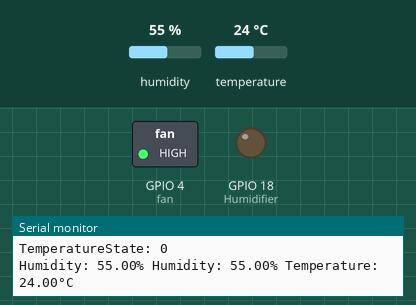
Simulated run of this sketch. Board: ESP32. On the bench: switched loads named in the sketch (green lamp = pin HIGH), output pins drawn as LEDs (lit = HIGH), the last lines printed to the serial monitor. Inputs (shaded band) come from the test bench; at power-on: humidity 55 %, temperature 24 °C. WiFi joins after 1.5 s; servers stay silent unless stated.

Above: at 9.3 s.
9.4 s: humidity set to 83 %
15.5 s: humidity set to 86 %
At 17.4 s:
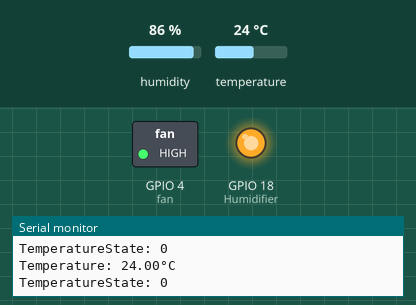
21.6 s: temperature set to 24 °C
27.7 s: temperature set to 27 °C
At 29.9 s:
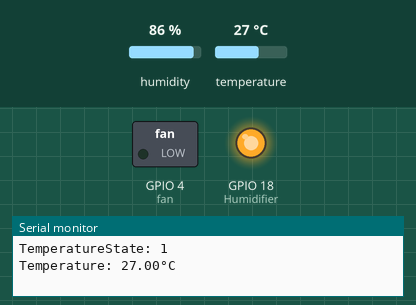
30.2 s: humidity set to 82 %
36.3 s: humidity set to 78 %
At 38.6 s:
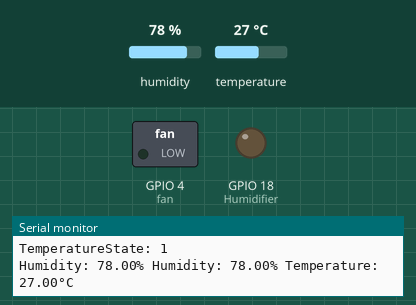
Timing chart, 0 to 40.1 s (numbered marks = the images above; inputs shaded):
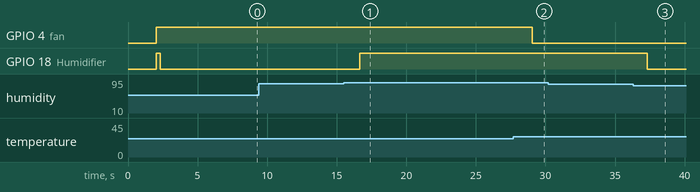

Measured:
- the behaviour switches between 84 and 85 % on humidity (found by bisection; images 0 and 1)
- the behaviour switches between 25 and 26 °C on temperature (found by bisection; images 1 and 2)
- the behaviour switches between 81 and 80 % on humidity (found by bisection; images 2 and 3)
- after the input at 15.5 s, GPIO 18 (Humidifier): LOW → HIGH after 1.2 s
- after the input at 27.7 s, GPIO 4 (fan): HIGH → LOW after 1.3 s
- after the input at 36.3 s, GPIO 18 (Humidifier): HIGH → LOW after 1.0 s

The sketch:

Smart_Greenhouse_Controller.ino
```cpp
#include <WiFi.h>
#include <WiFiClient.h>
#include <WebServer.h>
#include <ESPmDNS.h>
#include "DHT.h"

//wifi SSID & Password
const char *ssid = "Mario";
const char *password = "#Enayaa12345#";

#define DHTPIN 26
#define fan 4

#define Humidifier  18

float HumidityThreshold = 82.5;
float H_Hysteresis = 2.5;             // 5% hysteresis to prevent rapid switching
bool  HumidifierState = false;         // Stores the current state of the humidifier
float Humidity = 0;

float TemperatureThreshold = 25.2;  //29
float T_Hysteresis = 0.1; //1
bool  TemperatureState = false;
float Temperature = 0;

WebServer server(80);
DHT dht(DHTPIN, DHT11);

//new
void handleRoot() {
  char msg[2000];  // Increased the size to accommodate extra content

  float temperature = readDHTTemperature();
  float humidity = readDHTHumidity();

  snprintf(msg, 2000,
           "<html>\
  <head>\
    <meta http-equiv='refresh' content='1'/>\
    <meta name='viewport' content='width=device-width, initial-scale=1'>\
    <link rel='stylesheet' href='https://use.fontawesome.com/releases/v5.7.2/css/all.css' integrity='sha384-fnmOCqbTlWIlj8LyTjo7mOUStjsKC4pOpQbqyi7RrhN7udi9RwhKkMHpvLbHG9Sr' crossorigin='anonymous'>\
    <title>ESP32 DHT Server</title>\
    <style>\
    html { font-family: Arial; display: inline-block; margin: 0px auto; text-align: center;}\
    h2 { font-size: 3.0rem; }\
    p { font-size: 3.0rem; }\
    .units { font-size: 1.2rem; }\
    .dht-labels{ font-size: 1.5rem; vertical-align:middle; padding-bottom: 15px;}\
    </style>\
  </head>\
  <body>\
      <h2>ESP32 DHT Server!</h2>\
      <p>\
        <i class='fas fa-thermometer-half' style='color:#ca3517;'></i>\
        <span class='dht-labels'>Temperature</span>\
        <span>%.2f</span>\
        <sup class='units'>&deg;C</sup>\
      </p>",
           temperature);

  // Add "Fan Works" if the temperature is greater than 28
  if (Temperature_status()) {
    snprintf(msg + strlen(msg), 500,
             "<p style='color:#ca3517; font-size:1.5rem;'>Fan Works</p>");
  }

  snprintf(msg + strlen(msg), 1500,
           "<p>\
        <i class='fas fa-tint' style='color:#00add6;'></i>\
        <span class='dht-labels'>Humidity</span>\
        <span>%.2f</span>\
        <sup class='units'>&percnt;</sup>\
      </p>",
           humidity);

  // Add "Humidifier Works" if the humidity is greater than 85
  if (Humidifier_status()) {
    snprintf(msg + strlen(msg), 500,
            "<p style='color:#00add6; font-size:1.5rem;'>Humidifier Works</p>");
  }

  // Close the HTML body and send the response
  snprintf(msg + strlen(msg), 500,
           "</body>\
</html>");

  server.send(200, "text/html", msg);
}

void setup() {

  delay(500);
  Serial.begin(9600);
  dht.begin();

  //Fan & Humidifier
  pinMode(fan,OUTPUT);
  pinMode(Humidifier,OUTPUT);

  //Wifi configration
   WiFi.mode(WIFI_STA);
  WiFi.begin(ssid, password);
  Serial.println("");

  // Wait for connection
  while (WiFi.status() != WL_CONNECTED) {
    delay(500);
    Serial.print(".");
  }
  Serial.println("");
  Serial.print("Connected to ");
  Serial.println(ssid);
  Serial.print("IP address: ");
  Serial.println(WiFi.localIP());

  if (MDNS.begin("esp32")) {
    Serial.println("MDNS responder started");
  }
  server.on("/", handleRoot);

  server.begin();
  Serial.println("HTTP server started");

}

void loop() {
      digitalWrite(fan, HIGH); // Turn OFF the Fan, The relay is active low
    digitalWrite(Humidifier, HIGH); // Turn OFF the Fan, The relay is active low

server.handleClient();
 delay(200);
 bool  TemperatureState = false;
 bool  HumidifierState = false;
  // Reading temperature or humidity takes about 250 milliseconds!
   // Read Humidity

while(1){
Humidity = readDHTHumidity();
  // Read temperature as Celsius (the default)
  Temperature = readDHTTemperature();
Temperature_status();
Humidifier_status();
}

}

float readDHTTemperature() {
  // Sensor readings may also be up to 2 seconds
  // Read temperature as Celsius (the default)
  if (isnan(dht.readTemperature())) {
    Serial.println("Failed to read from DHT sensor!");
    return -1;
  }
  else {
  Serial.print("Temperature: ");
  Serial.print(Temperature);
  Serial.println("°C ");
  Serial.print("TemperatureState: ");
  Serial.println(TemperatureState);
}
    return dht.readTemperature();
  }


float readDHTHumidity() {
  // Sensor readings may also be up to 2 seconds
 // float h = dht.readHumidity();
  if (isnan(dht.readHumidity())) {
    Serial.println("Failed to read from DHT sensor!");
    return -1;
  }
  else {
  Serial.print("Humidity: ");
  Serial.print(Humidity);
  Serial.print("% ");
  return dht.readHumidity();
  }
}

char Temperature_status() {
    Temperature = readDHTTemperature();

  if (Temperature >= (TemperatureThreshold + T_Hysteresis) && !TemperatureState) { //25.1
    digitalWrite(fan, LOW); // Turn ON the Fan, The relay is active low
    TemperatureState = true; // Update state
    return 1;
  }
  else if (Temperature <= (TemperatureThreshold - T_Hysteresis) && TemperatureState) {//24.9
    digitalWrite(fan, HIGH); // Turn OFF the Fan, The relay is active low
    TemperatureState = false; // Update state
    return 0;
  }

  // No change in state
  return TemperatureState ? 1 : 0;
}


char Humidifier_status() {
    Humidity = readDHTHumidity();

  if (Humidity >= (HumidityThreshold + H_Hysteresis) && HumidifierState) {
    digitalWrite(Humidifier, HIGH); // Turn OFF the humidifier, The relay is active low
    HumidifierState = false; // Update state
    return 0;
  }
  else if (Humidity <= (HumidityThreshold - H_Hysteresis) && !HumidifierState) {
    digitalWrite(Humidifier, LOW); // Turn ON the humidifier, The relay is active low
    HumidifierState = true; // Update state
    return 1;
  }

  // No change in state
  return HumidifierState ? 1 : 0;
}
```
